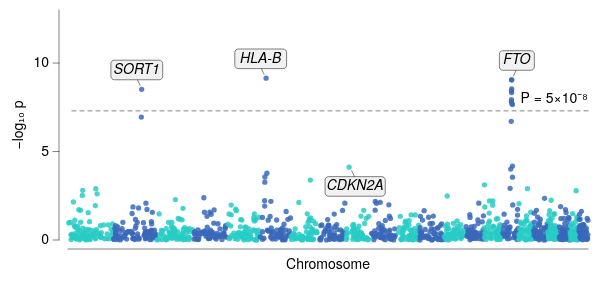

Write a Vega-Lite specification for this figure.
### Vega-Lite specification from a JSON file in a GitHub repository (floating-point values rounded to 4 significant figures; data arrays with more than 128 entries replaced by an {"elided": "..."} marker saying what was removed)
{"background": null, "config": {"arc": {"fill": "#DBDBDB", "fillOpacity": 1.0, "innerRadius": 28.75, "padAngle": 0.03, "stroke": "black", "strokeOpacity": 1, "strokeWidth": 0.25}, "area": {"fill": "#DBDBDB", "fillOpacity": 1.0, "stroke": "black", "strokeOpacity": 1, "strokeWidth": 0.25}, "axis": {"domain": true, "domainCap": "round", "domainColor": "black", "domainWidth": 0.25, "grid": false, "gridCap": "round", "gridColor": "#F1F1F1", "gridDash": [0, 0], "gridOpacity": 1.0, "gridWidth": 0.25, "labelColor": "black", "labelFont": "Helvetica Neue, HelveticaNeue, Helvetica, Arial, sans-serif", "labelFontSize": 7, "labelFontStyle": "normal", "labelFontWeight": 400, "offset": 4.5, "ticks": true, "tickCap": "round", "tickColor": "black", "tickRound": false, "tickSize": 3, "tickWidth": 0.25, "titleColor": "black", "titleFont": "Helvetica Neue, HelveticaNeue, Helvetica, Arial, sans-serif", "titleFontSize": 7, "titleFontStyle": "normal", "titleFontWeight": 400}, "axisX": {"domain": true, "labelAlign": "center", "labelAngle": 0, "labels": true, "ticks": true, "translate": 0}, "axisY": {"domain": true, "labelAlign": "right", "labelAngle": 0, "labels": true, "ticks": true, "translate": 0}, "axisRight": {"domain": true, "labelAlign": "left", "labelAngle": 0, "labels": true, "ticks": true, "translate": 0}, "axisTop": {"domain": true, "labelAlign": "center", "labelAngle": 0, "labels": true, "ticks": true, "translate": 0}, "axisBand": {"tickOffset": 0}, "bar": {"fill": "#DBDBDB", "fillOpacity": 1.0, "stroke": "black", "strokeOpacity": 1, "strokeWidth": 0.25}, "boxplot": {"size": 10.35, "ticks": {"cornerRadius": 0.25, "fill": "black", "opacity": 1, "size": 5.175, "thickness": 0.25}, "box": {"fillOpacity": 1.0, "stroke": "black", "strokeOpacity": 1, "strokeWidth": 0.25}, "median": {"cornerRadius": 0, "fill": "black", "fillOpacity": 1.0, "opacity": 1, "size": 10.35, "thickness": 0.25}, "rule": {"fill": "black", "fillOpacity": 1.0, "size": 11.5, "stroke": "black", "strokeDash": [0, 0], "strokeOpacity": 1, "strokeWidth": 0.25}, "outliers": {"color": "black", "fill": "black", "fillOpacity": 1.0, "size": 0, "stroke": "black", "strokeOpacity": 1, "strokeWidth": 0.25}}, "circle": {"fill": "black", "fillOpacity": 1.0, "size": 1.438, "stroke": null, "strokeOpacity": 1, "strokeWidth": 0.25}, "errorband": {"band": {"fillOpacity": 0.6, "stroke": null, "strokeWidth": 0.25, "strokeOpacity": 1}, "borders": {"opacity": 0, "strokeOpacity": 0.25, "strokeWidth": 1}}, "errorbar": {"opacity": 1, "rule": {"strokeDash": [0, 0], "strokeWidth": 0.25}, "ticks": {"color": "black", "cornerRadius": 0.125, "opacity": 1, "size": 6.9, "thickness": 0.25}, "thickness": 0.25}, "font": "Helvetica Neue, HelveticaNeue, Helvetica, Arial, sans-serif", "geoshape": {"fill": "#DBDBDB", "fillOpacity": 1.0, "stroke": "black", "strokeOpacity": 1, "strokeWidth": 0.25}, "header": {"labelColor": "black", "labelFont": "Helvetica Neue, HelveticaNeue, Helvetica, Arial, sans-serif", "labelFontSize": 7, "labelFontStyle": "normal", "labelFontWeight": 400, "titleColor": "black", "titleFont": "Helvetica Neue, HelveticaNeue, Helvetica, Arial, sans-serif", "titleFontSize": 7, "titleFontStyle": "normal", "titleFontWeight": 400, "titlePadding": 0}, "legend": {"disable": false, "offset": 4.5, "titlePadding": 4, "labelOffset": 2, "gradientLabelOffset": 2, "gradientLength": 57.5, "gradientThickness": 5.75, "gradientOpacity": 1.0, "gradientStrokeColor": "black", "gradientStrokeWidth": 0.25, "labelColor": "black", "labelFont": "Helvetica Neue, HelveticaNeue, Helvetica, Arial, sans-serif", "labelFontSize": 7, "labelFontStyle": "normal", "labelFontWeight": 400, "strokeColor": "black", "strokeWidth": 0, "symbolSize": 42, "symbolStrokeColor": "black", "symbolStrokeWidth": 0.25, "titleColor": "black", "titleFont": "Helvetica Neue, HelveticaNeue, Helvetica, Arial, sans-serif", "titleFontSize": 7, "titleFontStyle": "normal", "titleFontWeight": 400}, "line": {"color": "black", "stroke": "black", "strokeCap": "butt", "strokeDash": [0, 0], "strokeOpacity": 1, "strokeWidth": 0.5}, "point": {"filled": true, "fill": "#DBDBDB", "fillOpacity": 1.0, "size": 5.75, "stroke": "black", "strokeOpacity": 1, "strokeWidth": 0.25}, "range": {"category": ["#B2B2B2", "#4A7CD3", "#008542", "#664CAF", "#509F98", "#636363", "#284F93", "#005226", "#382864", "#285753"], "diverging": {"scheme": ["#443E60", "#5F597E", "#7C759B", "#9994B6", "#B7B4CC", "#D6D5DC", "#F6F6F6", "#D1DAD9", "#A4C2BF", "#7AA9A4", "#578E89", "#37736E", "#1B5954"]}, "heatmap": {"scheme": ["#440154", "#472270", "#433E82", "#38598C", "#2C728E", "#238A8D", "#24A086", "#39B578", "#5DC862", "#96D646", "#CAE02D", "#FDE724"]}, "ordinal": {"scheme": ["#F1F1F1", "#DBDBDB", "#C6C6C6", "#B2B2B2", "#9D9D9D", "#898989", "#767676", "#636363", "#515151", "#404040", "#2F2F2F", "#1F1F1F"]}, "ramp": {"scheme": ["#440154", "#472270", "#433E82", "#38598C", "#2C728E", "#238A8D", "#24A086", "#39B578", "#5DC862", "#96D646", "#CAE02D", "#FDE724"]}}, "rule": {"color": "black", "stroke": "black", "strokeCap": "round", "strokeDash": [2, 2], "strokeOpacity": 1, "strokeWidth": 0.25}, "scale": {"barBandPaddingInner": 0.1, "rectBandPaddingInner": 0, "tickBandPaddingInner": 0.1, "bandPaddingOuter": 0.1, "bandWithNestedOffsetPaddingInner": 0.2, "bandWithNestedOffsetPaddingOuter": 0.2, "offsetBandPaddingInner": 0, "offsetBandPaddingOuter": 0, "round": false}, "rect": {"fill": "#DBDBDB", "fillOpacity": 1.0, "stroke": "black", "strokeOpacity": 1, "strokeWidth": 0.25}, "square": {"fill": "#DBDBDB", "fillOpacity": 1.0, "size": 11.5, "stroke": "black", "strokeOpacity": 1, "strokeWidth": 0.25}, "text": {"color": "black", "font": "Helvetica Neue, HelveticaNeue, Helvetica, Arial, sans-serif", "fontSize": 7, "fontStyle": "normal", "fontWeight": 400}, "tick": {"color": "black", "cornerRadius": 0.125, "opacity": 1.0, "size": 10.35, "thickness": 0.25}, "title": {"anchor": "middle", "frame": "group", "color": "black", "font": "Helvetica Neue, HelveticaNeue, Helvetica, Arial, sans-serif", "fontSize": 7, "fontStyle": "normal", "fontWeight": 400, "subtitleColor": "black", "subtitleFont": "Helvetica Neue, HelveticaNeue, Helvetica, Arial, sans-serif", "subtitleFontSize": "Helvetica Neue, HelveticaNeue, Helvetica, Arial, sans-serif", "subtitleFontStyle": "normal", "subtitleFontWeight": 400}, "trail": {"color": "black", "opacity": 1, "size": 0.5}, "view": {"continuousWidth": 260, "continuousHeight": 115, "discreteWidth": 260, "discreteHeight": 115, "fill": null, "stroke": null, "strokeWidth": 0.25}}, "layer": [{"data": {"name": "data-03186213ed5e726b81dd02ff130392d8"}, "mark": {"type": "circle", "opacity": 0.85, "size": 7}, "encoding": {"color": {"field": "parity", "legend": null, "scale": {"range": ["#3A68BB", "#28CDC5"]}, "type": "nominal"}, "x": {"axis": {"labels": false, "ticks": false}, "field": "pos", "title": "Chromosome", "type": "quantitative"}, "y": {"field": "logp", "scale": {"domain": [0, 13]}, "title": "−log₁₀ p", "type": "quantitative"}}}, {"layer": [{"data": {"values": [{"__dysonsphere__": 1}]}, "mark": {"type": "rule", "opacity": 1.0, "strokeDash": [2, 2]}, "encoding": {"y": {"datum": 7.3}}}, {"data": {"values": [{"__dysonsphere__": 1}]}, "mark": {"type": "text", "align": "right", "baseline": "bottom", "dx": 0, "dy": -3, "fontSize": 7}, "encoding": {"text": {"value": "P = 5×10⁻⁸"}, "x": {"value": 260}, "y": {"datum": 7.3}}}]}, {"layer": [{"data": {"values": [{"__dysonsphere__": 1}]}, "mark": {"type": "rule", "strokeDash": [0, 0]}, "encoding": {"x": {"datum": 399.0, "scale": {"domain": [0, 2875.0], "nice": false, "padding": 0, "zero": false}}, "x2": {"datum": 382.7}, "y": {"datum": 8.733, "scale": {"domain": [0, 13], "nice": false, "padding": 0, "zero": false}}, "y2": {"datum": 9.084}}}, {"data": {"values": [{"__dysonsphere__": 1}]}, "mark": {"type": "rect", "cornerRadius": 1.75, "fill": "#F1F1F1", "fillOpacity": 1.0, "height": 9.8, "stroke": "black", "strokeWidth": 0.25, "width": 25.9}, "encoding": {"x": {"datum": 380.4}, "xOffset": {"value": 0.0}, "y": {"datum": 9.61}, "yOffset": {"value": 0.0}}}, {"data": {"values": [{"__dysonsphere__": 1}]}, "mark": {"type": "text", "align": "center", "baseline": "middle", "fontSize": 7, "fontStyle": "italic"}, "encoding": {"text": {"value": "SORT1"}, "x": {"datum": 380.4}, "y": {"datum": 9.61}}}, {"data": {"values": [{"__dysonsphere__": 1}]}, "mark": {"type": "rule", "strokeDash": [0, 0]}, "encoding": {"x": {"datum": 1084.0}, "x2": {"datum": 1068.0}, "y": {"datum": 9.364}, "y2": {"datum": 9.715}}}, {"data": {"values": [{"__dysonsphere__": 1}]}, "mark": {"type": "rect", "cornerRadius": 1.75, "fill": "#F1F1F1", "fillOpacity": 1.0, "height": 9.8, "stroke": "black", "strokeWidth": 0.25, "width": 25.9}, "encoding": {"x": {"datum": 1065.0}, "xOffset": {"value": 0.0}, "y": {"datum": 10.24}, "yOffset": {"value": 0.0}}}, {"data": {"values": [{"__dysonsphere__": 1}]}, "mark": {"type": "text", "align": "center", "baseline": "middle", "fontSize": 7, "fontStyle": "italic"}, "encoding": {"text": {"value": "HLA-B"}, "x": {"datum": 1065.0}, "y": {"datum": 10.24}}}, {"data": {"values": [{"__dysonsphere__": 1}]}, "mark": {"type": "rule", "strokeDash": [0, 0]}, "encoding": {"x": {"datum": 1569.0}, "x2": {"datum": 1585.0}, "y": {"datum": 3.904}, "y2": {"datum": 3.553}}}, {"data": {"values": [{"__dysonsphere__": 1}]}, "mark": {"type": "rect", "cornerRadius": 1.75, "fill": "#F1F1F1", "fillOpacity": 1.0, "height": 9.8, "stroke": "black", "strokeWidth": 0.25, "width": 30.1}, "encoding": {"x": {"datum": 1588.0}, "xOffset": {"value": 0.0}, "y": {"datum": 3.027}, "yOffset": {"value": 0.0}}}, {"data": {"values": [{"__dysonsphere__": 1}]}, "mark": {"type": "text", "align": "center", "baseline": "middle", "fontSize": 7, "fontStyle": "italic"}, "encoding": {"text": {"value": "CDKN2A"}, "x": {"datum": 1588.0}, "y": {"datum": 3.027}}}, {"data": {"values": [{"__dysonsphere__": 1}]}, "mark": {"type": "rule", "strokeDash": [0, 0]}, "encoding": {"x": {"datum": 2463.0}, "x2": {"datum": 2479.0}, "y": {"datum": 9.269}, "y2": {"datum": 9.62}}}, {"data": {"values": [{"__dysonsphere__": 1}]}, "mark": {"type": "rect", "cornerRadius": 1.75, "fill": "#F1F1F1", "fillOpacity": 1.0, "height": 9.8, "stroke": "black", "strokeWidth": 0.25, "width": 17.5}, "encoding": {"x": {"datum": 2482.0}, "xOffset": {"value": 0.0}, "y": {"datum": 10.15}, "yOffset": {"value": 0.0}}}, {"data": {"values": [{"__dysonsphere__": 1}]}, "mark": {"type": "text", "align": "center", "baseline": "middle", "fontSize": 7, "fontStyle": "italic"}, "encoding": {"text": {"value": "FTO"}, "x": {"datum": 2482.0}, "y": {"datum": 10.15}}}]}], "$schema": "https://vega.github.io/schema/vega-lite/v6.4.1.json", "datasets": {"data-03186213ed5e726b81dd02ff130392d8": {"elided": "1213 records"}}}
